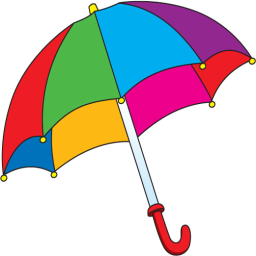
%> input picture lab10 - Segmentacja obrazow/resources/umbrealla.png, 256 x 256 px
$ octave B_segmentacja_przez_podzial_i_laczenie.m   (GNU Octave 9; MATLAB toolbox functions it lacks are replaced by stand-ins)
%> lines starting %> are read from the running program, lines starting %| are printed output that depends on the picture; in (x1, y1, x2, y2) boxes, pixels count from 0 and x2, y2 are one past the last pixel; in counts of white or black regions, pixels touching at a corner belong together; the program's own positions count from 1
### lab10 - Segmentacja obrazow/split.m
function split(I,x1,y1,x2,y2)

    global odchylenieLimit podzialLimit segRes index MRes

    obszar = I(y1:y2, x1:x2);
    srednia = mean(obszar(:));
    odchylenie = std(obszar(:));

    if (odchylenie >= odchylenieLimit || abs(x2 - x1) > podzialLimit)
        % niejednorodny obszar - podzial na czesci
        rozmiarX = floor((x2 - x1)/2); % rozmiar x podobszaru
        rozmiarY = floor((y2 - y1)/2); % rozmiar y podobszaru

        split(I, x1, y1, x1+rozmiarX, y1+rozmiarY);
        split(I, x1+rozmiarX+1, y1, x2, y1+rozmiarY);
        split(I, x1, y1+rozmiarY+1, x1+rozmiarX, y2);
        split(I, x1+rozmiarX+1, y1+rozmiarY+1, x2, y2);
    else
        % obszar jest jednorodny
        index = index + 1;
        segRes(y1:y2,x1:x2) = index;
        MRes(y1:y2,x1:x2) = srednia;
    end
end

### lab10 - Segmentacja obrazow/B_segmentacja_przez_podzial_i_laczenie.m
close all; clearvars; clc;

global odchylenieLimit podzialLimit segRes index MRes

I = imread('resources/umbrealla.png');
%> I is the input picture: size 256x256x3 uint8; mean R, G, B 203, 192.6, 193.8
I_HSV = rgb2hsv(I);
%> I_HSV: size 256x256x3 double; mean H, S, V 0.268, 0.343, 0.916
I_H = double(I_HSV(:,:,1));
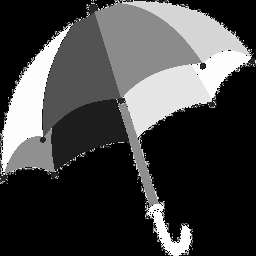
%> I_H: size 256x256 double; min 0, max 0.999, mean 0.268

odchylenieLimit = 0.05;
podzialLimit = 8;
[sizeX,sizeY] = size(I_H);
%> sizeX = 256; sizeY = 256
segRes = zeros(sizeX, sizeY);
index = -1;
MRes = zeros(sizeX, sizeY);

split(I_H, 1, 1, sizeX, sizeY);
%> in split, `srednia = mean(obszar(:));`: srednia = 0.268
%> in split, `odchylenie = std(obszar(:));`: odchylenie = 0.36
%> call 2 of split, with x1 = 1, y1 = 1, x2 = 128, y2 = 128
%> in split (call 2), `obszar = I(y1:y2, x1:x2);`:
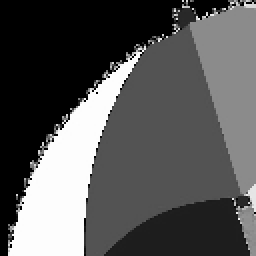
%> obszar: size 128x128 double (shown 2 times larger); min 0, max 0.998, mean 0.342
%> in split (call 2), `srednia = mean(obszar(:));`: srednia = 0.342
%> in split (call 2), `odchylenie = std(obszar(:));`: odchylenie = 0.332
%> call 3 of split, with x1 = 1, y1 = 1, x2 = 64, y2 = 64
%> in split (call 3), `obszar = I(y1:y2, x1:x2);`:
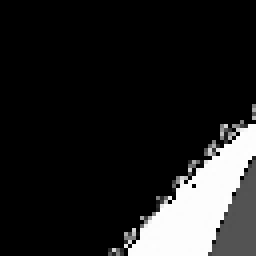
%> obszar: size 64x64 double (shown 4 times larger); min 0, max 0.998, mean 0.13
%> in split (call 3), `srednia = mean(obszar(:));`: srednia = 0.13
%> in split (call 3), `odchylenie = std(obszar(:));`: odchylenie = 0.316
%> in split (call 4), `obszar = I(y1:y2, x1:x2);`: obszar: size 32x32 double; every value is 0
%> in split (call 6), `segRes(y1:y2,x1:x2) = index;`: segRes: size 256x256 double; every value is 0
%> in split (call 7), `segRes(y1:y2,x1:x2) = index;`: segRes: size 256x256 double; values 0 (black) and 1 (white), 0.1% white; 1 white region, box (x1, y1, x2, y2) and area: (8, 0, 16, 8) 64
%> in split (call 8), `segRes(y1:y2,x1:x2) = index;`: segRes: size 256x256 double; min 0, max 2, mean 0.00293
%> in split (call 9), `segRes(y1:y2,x1:x2) = index;`: segRes: size 256x256 double; min 0, max 3, mean 0.00586
%> in split (call 11), `segRes(y1:y2,x1:x2) = index;`: segRes: size 256x256 double; min 0, max 4, mean 0.00977
%> in split (call 12), `segRes(y1:y2,x1:x2) = index;`: segRes: size 256x256 double; min 0, max 5, mean 0.0146
%> in split (call 13), `segRes(y1:y2,x1:x2) = index;`: segRes: size 256x256 double; min 0, max 6, mean 0.0205
%> in split (call 14), `segRes(y1:y2,x1:x2) = index;`: segRes: size 256x256 double; min 0, max 7, mean 0.0273
%> in split (call 16), `segRes(y1:y2,x1:x2) = index;`: segRes: size 256x256 double; min 0, max 8, mean 0.0352
%> in split (call 17), `segRes(y1:y2,x1:x2) = index;`: segRes: size 256x256 double; min 0, max 9, mean 0.0439
%> in split (call 18), `segRes(y1:y2,x1:x2) = index;`: segRes: size 256x256 double; min 0, max 10, mean 0.0537
%> in split (call 19), `segRes(y1:y2,x1:x2) = index;`: segRes: size 256x256 double; min 0, max 11, mean 0.0645
%> in split (call 21), `segRes(y1:y2,x1:x2) = index;`: segRes: size 256x256 double; min 0, max 12, mean 0.0762
%> in split (call 22), `segRes(y1:y2,x1:x2) = index;`: segRes: size 256x256 double; min 0, max 13, mean 0.0889
%> in split (call 23), `segRes(y1:y2,x1:x2) = index;`: segRes: size 256x256 double; min 0, max 14, mean 0.103
%> in split (call 24), `segRes(y1:y2,x1:x2) = index;`:
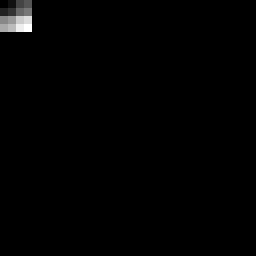
%> segRes: size 256x256 double; min 0, max 15, mean 0.117; drawn with min black and max white
%> in split (call 27), `segRes(y1:y2,x1:x2) = index;`: segRes: size 256x256 double; 0.1% of pixels changed, all inside (x1, y1, x2, y2) = (32, 0, 40, 8)
%> in split (call 28), `segRes(y1:y2,x1:x2) = index;`: segRes: size 256x256 double; min 0, max 17, mean 0.149
%> in split (call 29), `segRes(y1:y2,x1:x2) = index;`: segRes: size 256x256 double; min 0, max 18, mean 0.167
%> in split (call 30), `segRes(y1:y2,x1:x2) = index;`: segRes: size 256x256 double; min 0, max 19, mean 0.186
%> in split (call 32), `segRes(y1:y2,x1:x2) = index;`: segRes: size 256x256 double; min 0, max 20, mean 0.205
%> in split (call 33), `segRes(y1:y2,x1:x2) = index;`: segRes: size 256x256 double; min 0, max 21, mean 0.2
%> in split (call 34), `segRes(y1:y2,x1:x2) = index;`: segRes: size 256x256 double; min 0, max 22, mean 0.2
%> in split (call 35), `segRes(y1:y2,x1:x2) = index;`: segRes: size 256x256 double; min 0, max 23, mean 0.3
%> in split (call 37), `segRes(y1:y2,x1:x2) = index;`: segRes: size 256x256 double; min 0, max 24, mean 0.3
%> in split (call 38), `segRes(y1:y2,x1:x2) = index;`: segRes: size 256x256 double; min 0, max 25, mean 0.3
%> in split (call 39), `segRes(y1:y2,x1:x2) = index;`: segRes: size 256x256 double; min 0, max 26, mean 0.3
%> in split (call 40), `segRes(y1:y2,x1:x2) = index;`: segRes: size 256x256 double; min 0, max 27, mean 0.4

prog_kolorow = 5/255;

i = 0;
while i <= index
    IB = segRes == i;

    if any(IB(:))
       [yF, xF] = find(IB, 1, 'first');
       IB_dilate = imdilate(IB, strel('square',3));
       IB_diff = imabsdiff(IB_dilate,IB);
       IB_mult = IB_diff.*segRes;
       IB_mult_non_zeros = nonzeros(IB_mult);
       IB_unique = unique(IB_mult_non_zeros);
       joined = 0;

       for k = 1:numel(IB_unique)
           IBS = segRes == IB_unique(k);
           [yFS, xFS] = find(IBS,1,'first');

           color_difference = abs(MRes(yF,xF) - MRes(yFS, xFS));
           if color_difference < prog_kolorow
               segRes(IBS) = i;
               joined = 1;
           end
       end

       if joined == 0
           i = i +1;
       end
    else
        i = i + 1;
    end
end
%> this loop made 7622 passes
%> IB_unique on passes 2 to 5: [4; 6; 8; 9; 12], [5; 7; 10; 11; 13; 14; 15], [16; 18; 24; 26; 71; 72; 75; 76; 114], [17; 19; 25; 27; 73; 74; 77; 78; 115; 116; 117]
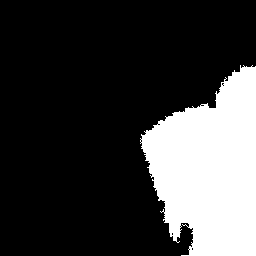
%> IBS: size 256x256 logical; 23.4% white; 1 white region, box (x1, y1, x2, y2) and area: (140, 65, 256, 256) 15336
%> IB_diff: size 256x256 double; values 0 (black) and 1 (white), 0.02% white in thin lines or dots, all inside (x1, y1, x2, y2) = (191, 247, 194, 251)
%> IB_dilate: size 256x256 logical; 0.02% white; 1 white region (1 under 20 px)
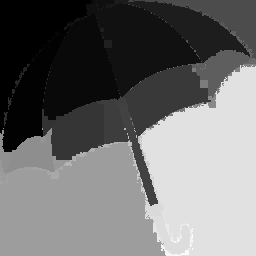
%> segRes: size 256x256 double; min 0, max 6819, mean 2984.7; drawn with min black and max white
%> after the loop, IB_mult_non_zeros = [6033; 6033; 6033; 6033; 6033; 6033; 6033; 6033; 6033; 6033]; IB_unique = 6033; color_difference = 0.5; i = 6850; joined = 0; xF = 193; xFS = 141; yF = 249; yFS = 139

minimalny_rozmiar_obszaru = 33;
minimalny_rozmiar_obrazu = 8;

segRes_unique = unique(segRes);
%> segRes_unique = 1993 values from 0 to 6819
for i = 1:numel(segRes_unique)
    obszar = segRes == segRes_unique(i);
    if sum(obszar) < minimalny_rozmiar_obszaru
        segRes(obszar) = 0;
    end
end
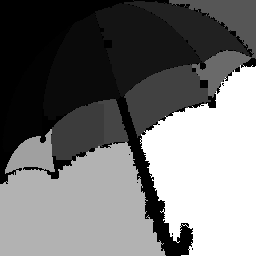
%> segRes: size 256x256 double; 7.82% of pixels changed, all inside (x1, y1, x2, y2) = (0, 0, 256, 256); drawn with min black and max white

segRes_unique_2 = unique(segRes);
%> segRes_unique_2 = [0; 69; 241; 477; 781; 1429; 1542; 1640; 2035; 2525; 3802; 4213; 6033]
for i = 1:numel(segRes_unique_2)
    obszar = segRes == segRes_unique_2(i);
    segRes(obszar) = i;
end
%> this loop made 13 passes

I_final = label2rgb(segRes);
subplot(2,1,1); imshow(I); title('Oryginalny');
subplot(2,1,2); imshow(I_final); title('Po segmentacji');
